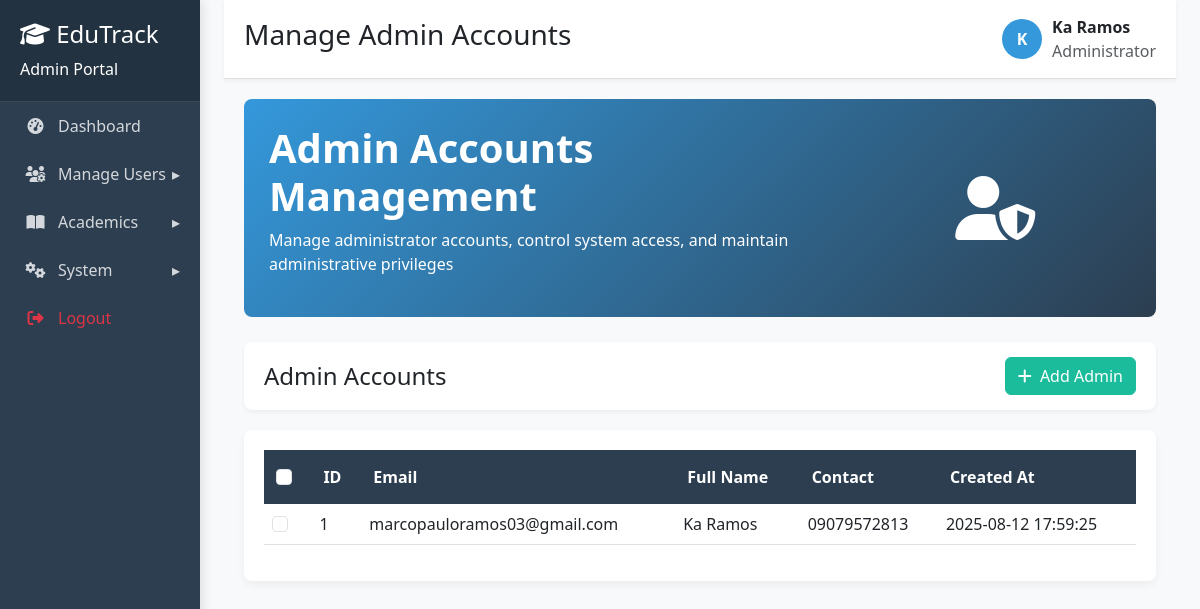
The page /WEBGRADINGSYSTEMPORTAL-Latest/manage_admins.php (signed in) on the database its author committed.
### tables this page shows
CREATE TABLE `tbl_accounts` (
  `account_id` int(10) UNSIGNED NOT NULL,
  `username` varchar(80) NOT NULL,
  `password` varchar(255) NOT NULL,
  `role` enum('admin','teacher','student','parent') NOT NULL,
  `first_name` varchar(80) NOT NULL,
  `last_name` varchar(80) NOT NULL,
  `email` varchar(150) DEFAULT NULL,
  `contact_number` varchar(30) DEFAULT NULL,
  `created_at` datetime NOT NULL DEFAULT current_timestamp()
);

### WEBGRADINGSYSTEMPORTAL-Latest/manage_admins.php (the view, shortened to what this page needs)
<?php
require 'db_connect.php';
$adminName = 'Administrator';
$adminInitial = 'A';
try {
    $adminStmt = $conn->prepare("SELECT first_name, last_name, username FROM tbl_accounts WHERE account_id = ?");
    $adminStmt->bind_param("i", $_SESSION['account_id']);
    $adminStmt->execute();
    $adminResult = $adminStmt->get_result();
    $adminData = $adminResult->fetch_assoc();
    if ($adminData) {
        $adminName = $adminData['first_name'] . ' ' . $adminData['last_name'];
        $adminInitial = strtoupper(substr($adminData['first_name'], 0, 1));
    }
} catch (Exception $e) {
    if (isset($_SESSION['fullname']) && !empty($_SESSION['fullname'])) {
        $adminName = $_SESSION['fullname'];
        $adminInitial = substr($_SESSION['fullname'], 0, 1);
    } elseif (isset($_SESSION['username'])) {
        $adminName = $_SESSION['username'];
        $adminInitial = substr($_SESSION['username'], 0, 1);
    }
}
$admins = $conn->query("SELECT account_id, username, first_name, last_name, email, contact_number, created_at
                       FROM tbl_accounts
                       WHERE role = 'admin'");
?>
<!DOCTYPE html>
<html lang="en">
<head>
<link rel="stylesheet" href="https://cdn.jsdelivr.net/npm/bootstrap@5.3.0/dist/css/bootstrap.min.css">
<link rel="stylesheet" href="https://cdnjs.cloudflare.com/ajax/libs/font-awesome/6.4.0/css/all.min.css">
</head>
<body>
<div class="container-fluid">
<div class="row">
    <div class="col-md-3 col-lg-2 sidebar">
        <div class="sidebar-header">
            <h4><i class="fas fa-graduation-cap"></i> EduTrack</h4>
            <p class="mb-0">Admin Portal</p>
        </div>
        <ul class="sidebar-menu">
            <li><a href="admin_dashboard.php"><i class="fas fa-tachometer-alt"></i><span>Dashboard</span></a></li>
            <li class="has-submenu">
                <a href="#"><i class="fas fa-users-cog"></i><span>Manage Users</span></a>
            </li>
            <li class="has-submenu">
                <a href="#"><i class="fas fa-book-open"></i><span>Academics</span></a>
            </li>
            <li class="has-submenu">
                <a href="#"><i class="fas fa-cogs"></i><span>System</span></a>
            </li>
            <li><a href="logout.php" class="text-danger" onclick="return confirmLogout()"><i class="fas fa-sign-out-alt"></i><span>Logout</span></a></li>
        </ul>
    </div>
    <div class="col-md-9 col-lg-10 ml-sm-auto px-4">
        <div class="header">
            <h3>Manage Admin Accounts</h3>
            <div class="user-info">
                <div class="avatar"><?= $adminInitial ?></div>
                <div>
                    <div class="fw-bold"><?= htmlspecialchars($adminName) ?></div>
                    <div class="text-muted">Administrator</div>
                </div>
            </div>
        </div>
        <div class="main-content">
            <div class="welcome-section">
                <div class="row align-items-center">
                    <div class="col-md-8">
                        <h1>Admin Accounts Management</h1>
                        <p>Manage administrator accounts, control system access, and maintain administrative privileges</p>
                    </div>
                    <div class="col-md-4 text-center">
                        <i class="fas fa-user-shield fa-4x"></i>
                    </div>
                </div>
            </div>
            <div class="actions-container">
                <h4 class="mb-0">Admin Accounts</h4>
                <div class="action-buttons">
                    <button class="btn btn-success" data-bs-toggle="modal" data-bs-target="#addAdminModal">
                        <i class="fas fa-plus me-1"></i> Add Admin
                    </button>
                </div>
            </div>
            <div class="card">
                <div class="card-body">
                    <div class="table-responsive">
                        <table class="table table-hover">
                            <thead>
                                <tr>
                                    <th>
                                        <input type="checkbox" id="selectAll" class="form-check-input">
                                    </th>
                                    <th>ID</th>
                                    <th>Email</th>
                                    <th>Full Name</th>
                                    <th>Contact</th>
                                    <th>Created At</th>
                                </tr>
                            </thead>
                            <tbody>
                                <?php if($admins->num_rows > 0):
                                    while($admin = $admins->fetch_assoc()): ?>
                                    <tr>
                                        <td>
                                            <input type="checkbox" class="form-check-input admin-checkbox"
                                                   data-admin='<?= json_encode($admin) ?>'
                                                   value="<?= $admin['account_id'] ?>">
                                        </td>
                                        <td><?= $admin['account_id'] ?></td>
                                        <td><?= htmlspecialchars($admin['email']) ?></td>
                                        <td><?= htmlspecialchars($admin['first_name'] . ' ' . $admin['last_name']) ?></td>
                                        <td><?= htmlspecialchars($admin['contact_number']) ?></td>
                                        <td><?= $admin['created_at'] ?></td>
                                    </tr>
                                <?php endwhile; endif; ?>
                            </tbody>
                        </table>
                    </div>
                </div>
            </div>
        </div>
    </div>
</div>
</div>
</body>
</html>

### WEBGRADINGSYSTEMPORTAL-Latest/manage_admins.php (style rules this page uses)
:root { --primary: #2c3e50; --secondary: #3498db; --accent: #1abc9c; --light: #ecf0f1; --dark: #34495e; }
body { font-family: 'Segoe UI', Tahoma, Geneva, Verdana, sans-serif; background-color: #f8f9fa; }
.sidebar { background-color: var(--primary); color: white; min-height: 100vh; padding:0; box-shadow: 3px 0 10px rgba(0,0,0,0.1); }
.sidebar-header { padding: 20px; background-color: rgba(0,0,0,0.2); border-bottom:1px solid rgba(255,255,255,0.1); }
.sidebar-menu { list-style:none; padding:0; margin:0; }
.sidebar-menu li { width:100%; }
.sidebar-menu a { color: rgba(255,255,255,0.8); text-decoration:none; display:block; padding:12px 20px; border-left:3px solid transparent; transition:0.3s; }
.sidebar-menu i { width:25px; text-align:center; margin-right:10px; }
.main-content { padding:20px; }
.header { background-color:white; padding:15px 20px; border-bottom:1px solid #e0e0e0; display:flex; justify-content:space-between; align-items:center; box-shadow:0 2px 4px rgba(0,0,0,0.05); }
.user-info { display:flex; align-items:center; }
.user-info .avatar { width:40px; height:40px; border-radius:50%; background-color: var(--secondary); color:white; display:flex; align-items:center; justify-content:center; font-weight:bold; margin-right:10px; }
.table-responsive { overflow-x: auto; }
.table thead th { background-color: var(--primary); color: white; border: none; padding: 15px 12px; font-weight: 600; }
.card { border: none; border-radius: 8px; box-shadow: 0 4px 8px rgba(0,0,0,0.05); transition: transform 0.3s, box-shadow 0.3s; margin-bottom: 20px; }
.card-body { padding: 20px; }
.btn-success { background-color: var(--accent); border-color: var(--accent); }
.actions-container { background-color: white; padding: 15px 20px; margin-bottom: 20px; border-radius: 8px; box-shadow: 0 2px 4px rgba(0,0,0,0.05); display: flex; justify-content: space-between; align-items: center; }
.action-buttons { display: flex; gap: 10px; }
.welcome-section { background: linear-gradient(135deg, var(--secondary), var(--primary)); color: white; border-radius: 8px; padding: 25px; margin-bottom: 25px; }
.welcome-section h1 { font-weight: 700; }
.has-submenu > a::after { content: "▸"; float: right; }

### rows shown on the page
tbl_accounts: first_name "K", adminName "Ka Ramos", account_id "1", email "marcopauloramos03@gmail.com", first_name+last_name "Ka Ramos", contact_number "09079572813", created_at "2025-08-12 17:59:25"
